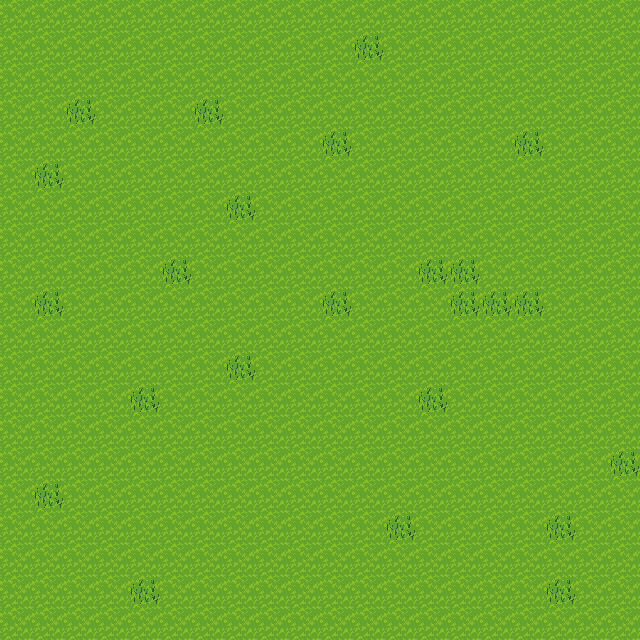

Rendered tile map (Tiled .tmx) drawn with the repository's tilesets; below, a short description and the full map source, tile grids included:
An orthogonal 20x20 tile map with 32x32 px tiles, 3 tile layers (0, Tile Layer 1, Tile Layer 2).

<map version="1.2" tiledversion="1.2.3" orientation="orthogonal" renderorder="left-down" width="20" height="20" tilewidth="32" tileheight="32" infinite="0" nextlayerid="4" nextobjectid="1">
 <tileset firstgid="1" name="terrain" tilewidth="32" tileheight="32" tilecount="1024" columns="32">
  <image source="terrain.png" width="1024" height="1024" />
  <tile id="193" type="blocked" />
  <tile id="194" type="blocked" />
  <tile id="195" type="blocked" />
  <tile id="196" type="blocked" />
  <tile id="197" type="blocked" />
  <tile id="199" type="blocked" />
  <tile id="200" type="blocked" />
  <tile id="225" type="blocked" />
  <tile id="226" type="blocked" />
  <tile id="227" type="blocked" />
  <tile id="228" type="blocked" />
  <tile id="229" type="blocked" />
  <tile id="231" type="blocked" />
  <tile id="232" type="blocked" />
  <tile id="256" type="blocked" />
  <tile id="257" type="blocked" />
  <tile id="258" type="blocked" />
  <tile id="259" type="blocked" />
  <tile id="260" type="blocked" />
  <tile id="261" type="blocked" />
  <tile id="262" type="blocked" />
  <tile id="263" type="blocked" />
  <tile id="264" type="blocked" />
  <tile id="288" type="blocked" />
  <tile id="289" type="blocked" />
  <tile id="290" type="blocked" />
  <tile id="291" type="blocked" />
  <tile id="292" type="blocked" />
  <tile id="293" type="blocked" />
  <tile id="294" type="blocked" />
  <tile id="295" type="blocked" />
  <tile id="296" type="blocked" />
  <tile id="320" type="blocked" />
  <tile id="321" type="blocked" />
  <tile id="322" type="blocked" />
  <tile id="323" type="blocked" />
  <tile id="324" type="blocked" />
  <tile id="325" type="blocked" />
  <tile id="326" type="blocked" />
  <tile id="327" type="blocked" />
  <tile id="328" type="blocked" />
  <tile id="463" type="blocked" />
  <tile id="464" type="blocked" />
  <tile id="465" type="blocked" />
  <tile id="495" type="blocked" />
  <tile id="496" type="blocked" />
  <tile id="497" type="blocked" />
  <tile id="527" type="blocked" />
  <tile id="528" type="blocked" />
  <tile id="529" type="blocked" />
 </tileset>
 <layer id="3" name="0" width="20" height="20">
  <data encoding="csv">
0,0,0,0,0,0,0,0,0,0,0,0,0,0,0,0,0,0,0,0,
0,0,0,0,0,0,0,0,0,0,0,0,0,0,0,0,0,0,0,0,
0,0,0,0,0,0,0,0,0,0,0,0,0,0,0,0,0,0,0,0,
0,0,0,0,0,0,0,0,0,0,0,0,0,0,0,0,0,0,0,0,
0,0,0,0,0,0,0,0,0,0,0,0,0,0,0,0,0,0,0,0,
0,0,0,0,0,0,0,0,0,0,0,0,0,0,0,0,0,0,0,0,
0,0,0,0,0,0,0,0,0,0,0,0,0,0,0,0,0,0,0,0,
0,0,0,0,0,0,0,0,0,0,0,0,0,0,0,0,0,0,0,0,
0,0,0,0,0,0,0,0,0,0,0,0,0,0,0,0,0,0,0,0,
0,0,0,0,0,0,0,0,0,0,0,0,0,0,0,0,0,0,0,0,
0,0,0,0,0,0,0,0,0,0,0,0,0,0,0,0,0,0,0,0,
0,0,0,0,0,0,0,0,0,0,0,0,0,0,0,0,0,0,0,0,
0,0,0,0,0,0,0,0,0,0,0,0,0,0,0,0,0,0,0,0,
0,0,0,0,0,0,0,0,0,0,0,0,0,0,0,0,0,0,0,0,
0,0,0,0,0,0,0,0,0,0,0,0,0,0,0,0,0,0,0,0,
0,0,0,0,0,0,0,0,0,0,0,0,0,0,0,0,0,0,0,0,
0,0,0,0,0,0,0,0,0,0,0,0,0,0,0,0,0,0,0,0,
0,0,0,0,0,0,0,0,0,0,0,0,0,0,0,0,0,0,0,0,
0,0,0,0,0,0,0,0,0,0,0,0,0,0,0,0,0,0,0,0,
0,0,0,0,0,0,0,0,0,0,0,0,0,0,0,0,0,0,0,0
</data>
 </layer>
 <layer id="1" name="Tile Layer 1" width="20" height="20">
  <data encoding="csv">
302,302,302,302,302,302,302,302,302,302,302,302,302,302,302,302,302,302,302,302,
302,302,302,302,302,302,302,302,302,302,302,302,302,302,302,302,302,302,302,302,
302,302,302,302,302,302,302,302,302,302,302,302,302,302,302,302,302,302,302,302,
302,302,302,302,302,302,302,302,302,302,302,302,302,302,302,302,302,302,302,302,
302,302,302,302,302,302,302,302,302,302,302,302,302,302,302,302,302,302,302,302,
302,302,302,302,302,302,302,302,302,302,302,302,302,302,302,302,302,302,302,302,
302,302,302,302,302,302,302,302,302,302,302,302,302,302,302,302,302,302,302,302,
302,302,302,302,302,302,302,302,302,302,302,302,302,302,302,302,302,302,302,302,
302,302,302,302,302,302,302,302,302,302,302,302,302,302,302,302,302,302,302,302,
302,302,302,302,302,302,302,302,302,302,302,302,302,302,302,302,302,302,302,302,
302,302,302,302,302,302,302,302,302,302,302,302,302,302,302,302,302,302,302,302,
302,302,302,302,302,302,302,302,302,302,302,302,302,302,302,302,302,302,302,302,
302,302,302,302,302,302,302,302,302,302,302,302,302,302,302,302,302,302,302,302,
302,302,302,302,302,302,302,302,302,302,302,302,302,302,302,302,302,302,302,302,
302,302,302,302,302,302,302,302,302,302,302,302,302,302,302,302,302,302,302,302,
302,302,302,302,302,302,302,302,302,302,302,302,302,302,302,302,302,302,302,302,
302,302,302,302,302,302,302,302,302,302,302,302,302,302,302,302,302,302,302,302,
302,302,302,302,302,302,302,302,302,302,302,302,302,302,302,302,302,302,302,302,
302,302,302,302,302,302,302,302,302,302,302,302,302,302,302,302,302,302,302,302,
302,302,302,302,302,302,302,302,302,302,302,302,302,302,302,302,302,302,302,302
</data>
 </layer>
 <layer id="2" name="Tile Layer 2" width="20" height="20">
  <data encoding="csv">
0,0,0,0,0,0,0,0,0,0,0,0,0,0,0,0,0,0,0,0,
0,0,0,0,0,0,0,0,0,0,0,368,0,0,0,0,0,0,0,0,
0,0,0,0,0,0,0,0,0,0,0,0,0,0,0,0,0,0,0,0,
0,0,368,0,0,0,368,0,0,0,0,0,0,0,0,0,0,0,0,0,
0,0,0,0,0,0,0,0,0,0,368,0,0,0,0,0,368,0,0,0,
0,368,0,0,0,0,0,0,0,0,0,0,0,0,0,0,0,0,0,0,
0,0,0,0,0,0,0,368,0,0,0,0,302,0,0,0,0,0,0,0,
0,0,0,0,0,0,0,0,0,0,0,0,0,0,0,0,0,0,0,0,
0,0,0,0,0,368,0,0,0,0,0,0,0,368,368,0,0,0,0,0,
0,368,0,0,0,0,0,0,0,0,368,0,0,0,368,368,368,0,0,0,
0,0,0,0,0,0,0,0,0,0,0,0,0,0,0,0,0,0,0,0,
0,0,0,0,0,0,0,368,0,0,0,0,0,0,0,0,0,0,0,0,
0,0,0,0,368,0,0,0,0,0,0,0,0,368,0,0,0,0,0,0,
0,0,0,0,0,0,0,0,0,0,0,0,0,0,0,0,0,0,0,0,
0,0,0,0,0,0,0,0,0,0,0,0,0,0,0,0,0,0,0,368,
0,368,0,0,0,0,0,0,0,0,0,0,0,0,0,0,0,0,0,0,
0,0,0,0,0,0,0,0,0,0,0,0,368,0,0,0,0,368,0,0,
0,0,0,0,0,0,0,0,0,0,0,0,0,0,0,0,0,0,0,0,
0,0,0,0,368,0,0,0,0,0,0,0,0,0,0,0,0,368,0,0,
0,0,0,0,0,0,0,0,0,0,0,0,0,0,0,0,0,0,0,0
</data>
 </layer>
</map>
